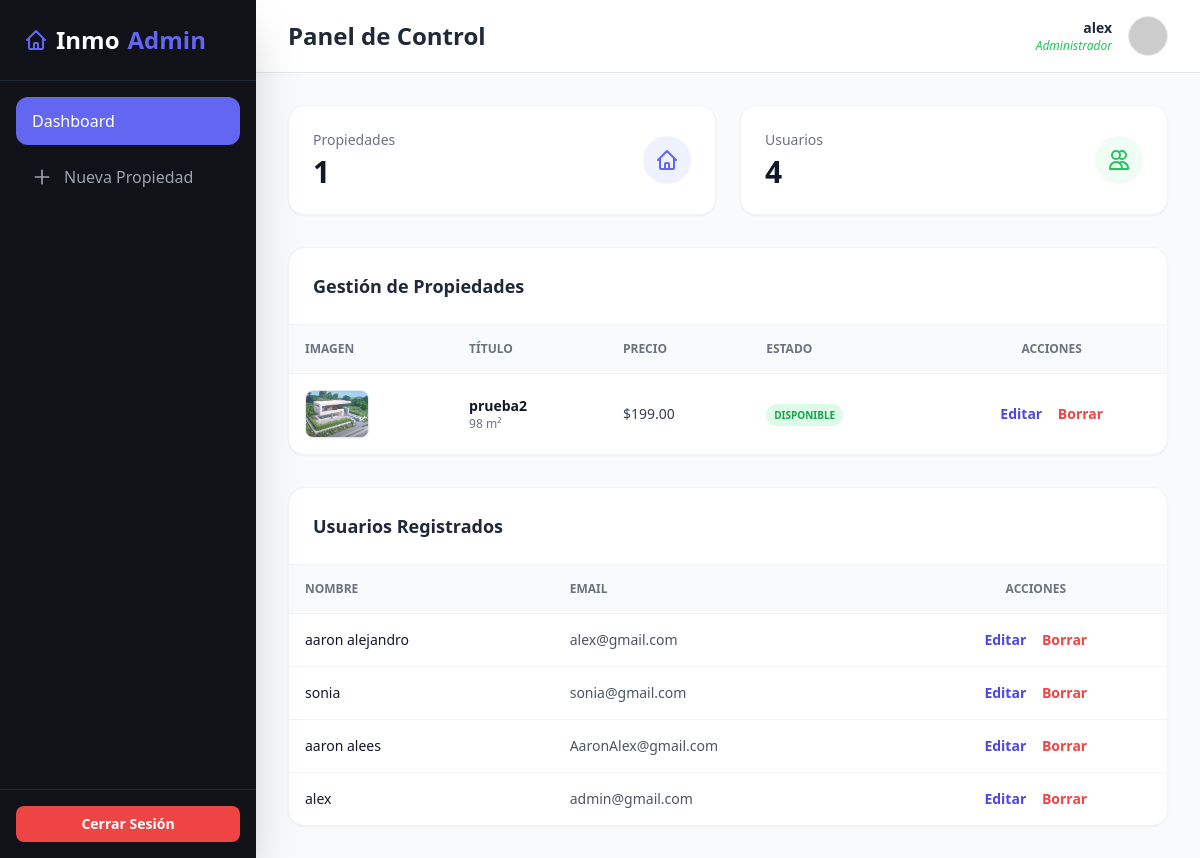
Screenshot of /vistas/admin_dashboard.php (signed in) with the database file from the repository.
### tables this page shows
CREATE TABLE `propiedad` (
  `id` int(11) NOT NULL,
  `titulo` varchar(150) NOT NULL,
  `descripcion` text DEFAULT NULL,
  `precio` decimal(15,2) DEFAULT NULL,
  `estado` varchar(50) DEFAULT NULL,
  `area_m2` int(11) DEFAULT NULL,
  `latitud` decimal(10,8) DEFAULT NULL,
  `longitud` decimal(11,8) DEFAULT NULL,
  `agente_id` int(11) DEFAULT NULL,
  `imagen` varchar(255) DEFAULT 'default.jpg'
);

CREATE TABLE `usuarios` (
  `id` int(11) NOT NULL,
  `nombre` varchar(100) NOT NULL,
  `email` varchar(100) NOT NULL,
  `password_hash` varchar(255) NOT NULL,
  `rol_id` int(11) DEFAULT NULL,
  `fecha_creacion` timestamp NOT NULL DEFAULT current_timestamp()
);

### vistas/admin_dashboard.php (the view, shortened to what this page needs)
<?php
$nombre_admin = $_SESSION['nombre'];
require_once '../conexion.php';
$stmt = $conn->prepare("SELECT id, nombre, email, rol_id FROM usuarios ORDER BY id DESC");
$stmt->execute();
$lista_usuarios = $stmt->fetchAll(PDO::FETCH_ASSOC);
$total_usuarios = count($lista_usuarios);
$stmt_prop_list = $conn->prepare("SELECT * FROM propiedad ORDER BY id DESC");
$stmt_prop_list->execute();
$lista_propiedades = $stmt_prop_list->fetchAll(PDO::FETCH_ASSOC);
$total_propiedades = count($lista_propiedades);
?>
<!DOCTYPE html>
<html lang="es">
<head>
    <script src="https://cdn.tailwindcss.com"></script>
    <link rel="stylesheet" href="https://unpkg.com/leaflet@1.9.4/dist/leaflet.css" />
</head>
<body class="bg-gray-50 font-sans flex h-screen overflow-hidden">
    <aside class="w-64 bg-[#111118] text-gray-400 flex flex-col shadow-2xl h-full z-20">
        <div class="p-6 border-b border-gray-800">
            <h1 class="font-bold text-2xl text-white flex items-center gap-2">
                Inmo<span class="text-[#6366f1]">Admin</span>
            </h1>
        </div>
        <nav class="flex-1 p-4 space-y-2">
            <a href="admin_dashboard.php" class="flex items-center gap-3 bg-[#6366f1] text-white px-4 py-3 rounded-xl transition">Dashboard</a>
            <button onclick="abrirModalPropiedad()" class="flex items-center gap-3 hover:bg-gray-800 hover:text-white px-4 py-3 rounded-xl transition w-full text-left">
                <svg class="w-5 h-5" fill="none" stroke="currentColor" viewBox="0 0 24 24"><path stroke-linecap="round" stroke-linejoin="round" stroke-width="2" d="M12 4v16m8-8H4"></path></svg>
                Nueva Propiedad
            </button>
        </nav>
        <div class="p-4 border-t border-gray-800">
            <a href="../apis/api_logout.php" class="flex items-center justify-center gap-2 bg-red-500 hover:bg-red-600 text-white px-4 py-2 rounded-lg transition text-sm font-semibold w-full">Cerrar Sesión</a>
        </div>
    </aside>
    <main class="flex-1 flex flex-col h-full bg-gray-50 overflow-hidden">
        <header class="bg-white border-b border-gray-200 py-4 px-8 flex justify-between items-center z-10">
            <h2 class="text-2xl font-bold text-gray-800">Panel de Control</h2>
            <div class="flex items-center gap-4">
                <div class="text-right">
                    <p class="text-sm font-bold text-gray-800"><?php echo htmlspecialchars($nombre_admin); ?></p>
                    <p class="text-xs text-green-500 font-medium italic">Administrador</p>
                </div>
                <img src="https://ui-avatars.com/api/?name=<?php echo urlencode($nombre_admin); ?>&background=111118&color=fff" class="h-10 w-10 rounded-full border">
            </div>
        </header>
        <div class="p-8 flex-1 overflow-y-auto">
            <div class="grid grid-cols-1 md:grid-cols-2 gap-6 mb-8">
                <div class="bg-white rounded-2xl p-6 shadow-sm border border-gray-100 flex items-center justify-between">
                    <div><p class="text-sm font-medium text-gray-500 mb-1">Propiedades</p><p class="text-3xl font-bold text-gray-900"><?php echo $total_propiedades; ?></p></div>
                    <div class="w-12 h-12 bg-indigo-50 rounded-full flex items-center justify-center text-[#6366f1]"><svg class="w-6 h-6" fill="none" stroke="currentColor" viewBox="0 0 24 24"><path stroke-linecap="round" stroke-linejoin="round" stroke-width="2" d="M3 12l2-2m0 0l7-7 7 7M5 10v10a1 1 0 001 1h3m10-11l2 2m-2-2v10a1 1 0 01-1 1h-3m-6 0a1 1 0 001-1v-4a1 1 0 011-1h2a1 1 0 011 1v4a1 1 0 001 1m-6 0h6"></path></svg></div>
                </div>
                <div class="bg-white rounded-2xl p-6 shadow-sm border border-gray-100 flex items-center justify-between">
                    <div><p class="text-sm font-medium text-gray-500 mb-1">Usuarios</p><p class="text-3xl font-bold text-gray-900"><?php echo $total_usuarios; ?></p></div>
                    <div class="w-12 h-12 bg-green-50 rounded-full flex items-center justify-center text-green-500"><svg class="w-6 h-6" fill="none" stroke="currentColor" viewBox="0 0 24 24"><path stroke-linecap="round" stroke-linejoin="round" stroke-width="2" d="M12 4.354a4 4 0 110 5.292M15 21H3v-1a6 6 0 0112 0v1zm0 0h6v-1a6 6 0 00-9-5.197M13 7a4 4 0 11-8 0 4 4 0 018 0z"></path></svg></div>
                </div>
            </div>
            <div class="bg-white rounded-2xl shadow-sm border border-gray-100 overflow-hidden mb-8">
                <div class="p-6 border-b border-gray-100">
                    <h3 class="text-lg font-bold text-gray-800">Gestión de Propiedades</h3>
                </div>
                <div class="overflow-x-auto">
                    <table class="w-full text-left border-collapse">
                        <thead>
                            <tr class="bg-gray-50 text-gray-500 text-xs uppercase border-b border-gray-100">
                                <th class="p-4 font-bold">Imagen</th>
                                <th class="p-4 font-bold">Título</th>
                                <th class="p-4 font-bold">Precio</th>
                                <th class="p-4 font-bold">Estado</th>
                                <th class="p-4 font-bold text-center">Acciones</th>
                            </tr>
                        </thead>
                        <tbody class="text-sm divide-y divide-gray-100">
                            <?php foreach($lista_propiedades as $prop): ?>
                            <tr class="hover:bg-gray-50 transition">
                                <td class="p-4">
                                    <img src="../uploads/<?php echo htmlspecialchars($prop['imagen']); ?>" class="h-12 w-16 object-cover rounded-lg border shadow-sm" onerror="this.src='https://images.unsplash.com/photo-1560518883-ce09059eeffa?auto=format&fit=crop&w=150&q=80'">
                                </td>
                                <td class="p-4">
                                    <p class="font-bold text-gray-900"><?php echo htmlspecialchars($prop['titulo']); ?></p>
                                    <p class="text-xs text-gray-500"><?php echo $prop['area_m2']; ?> m²</p>
                                </td>
                                <td class="p-4 font-medium text-gray-700">$<?php echo number_format($prop['precio'], 2); ?></td>
                                <td class="p-4">
                                    <span class="px-2 py-1 rounded-full text-[10px] font-bold uppercase <?php echo ($prop['estado'] == 'Disponible') ? 'bg-green-100 text-green-600' : 'bg-orange-100 text-orange-600'; ?>">
                                        <?php echo htmlspecialchars($prop['estado']); ?>
                                    </span>
                                </td>
                                <td class="p-4 text-center">
                                    <button class="text-indigo-600 hover:text-indigo-900 font-bold mr-3">Editar</button>
                                    <a href="../apis/api_eliminar_propiedad.php?id=<?php echo $prop['id']; ?>" onclick="return confirm('¿Seguro que quieres borrar esta propiedad?')" class="text-red-500 hover:text-red-700 font-bold">Borrar</a>
                                </td>
                            </tr>
                            <?php endforeach; ?>
                        </tbody>
                    </table>
                </div>
            </div>
            <div class="bg-white rounded-2xl shadow-sm border border-gray-100 overflow-hidden">
                <div class="p-6 border-b border-gray-100">
                    <h3 class="text-lg font-bold text-gray-800">Usuarios Registrados</h3>
                </div>
                <div class="overflow-x-auto">
                    <table class="w-full text-left border-collapse">
                        <thead>
                            <tr class="bg-gray-50 text-gray-500 text-xs uppercase border-b border-gray-100">
                                <th class="p-4 font-bold">Nombre</th>
                                <th class="p-4 font-bold">Email</th>
                                <th class="p-4 font-bold text-center">Acciones</th>
                            </tr>
                        </thead>
                        <tbody class="text-sm divide-y divide-gray-100">
                            <?php foreach($lista_usuarios as $user): ?>
                            <tr class="hover:bg-gray-50 transition">
                                <td class="p-4 font-medium text-gray-900"><?php echo htmlspecialchars($user['nombre']); ?></td>
                                <td class="p-4 text-gray-600"><?php echo htmlspecialchars($user['email']); ?></td>
                                <td class="p-4 text-center">
                                    <button class="text-indigo-600 font-bold mr-3">Editar</button>
                                    <a href="../apis/api_eliminar_usuario.php?id=<?php echo $user['id']; ?>" onclick="return confirm('¿Estás seguro de que deseas eliminar este usuario definitivamente?')" class="text-red-500 hover:text-red-700 font-bold">Borrar</a>
                                </td>
                            </tr>
                            <?php endforeach; ?>
                        </tbody>
                    </table>
                </div>
            </div>
        </div>
    </main>
</body>
</html>

### rows the page displays
propiedad: imagen (picture), titulo "prueba2", area_m2 "98", precio "199.00", estado "DISPONIBLE"
usuarios: nombre "aaron alejandro", email "alex@gmail.com"
usuarios: nombre "sonia", email "sonia@gmail.com"
usuarios: nombre "aaron alees", email "AaronAlex@gmail.com"
usuarios: nombre "alex", email "admin@gmail.com"

### other values shown
$nombre_admin "alex"
$total_propiedades "1"
$total_usuarios "4"
